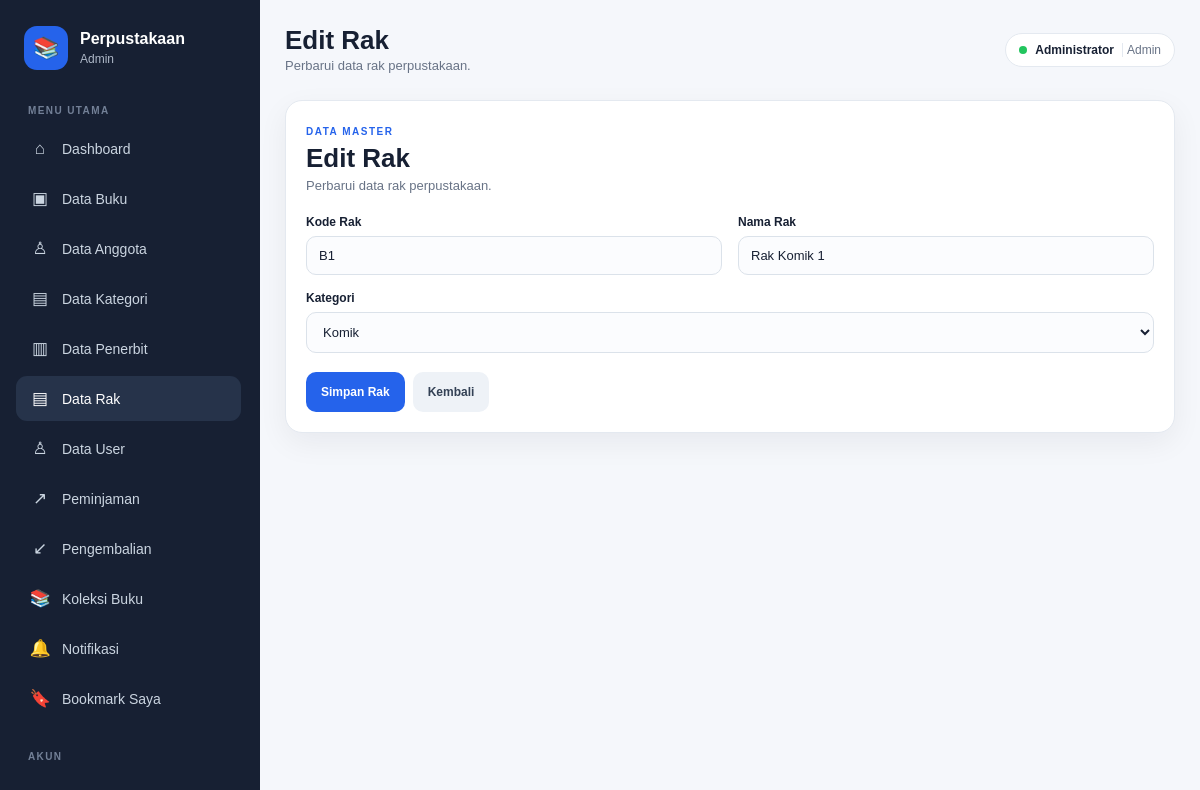
Screenshot of /rak/form.php?id=2 (signed in) with the database file from the repository.
### tables this page shows
CREATE TABLE `rak` (
  `id` int(10) UNSIGNED NOT NULL,
  `kode_rak` varchar(50) NOT NULL,
  `nama_rak` varchar(100) NOT NULL,
  `kategori_id` int(10) UNSIGNED NOT NULL,
  `status_aktif` tinyint(1) NOT NULL DEFAULT 1
);

CREATE TABLE `kategori` (
  `id` int(10) UNSIGNED NOT NULL,
  `kode_kategori` varchar(20) NOT NULL,
  `nama_kategori` varchar(100) NOT NULL
);

### config/app.php (called while the page is built, shortened)
<?php
function url($path = "")
{
  $path = ltrim($path, "/");
  return BASE_URL . ($path !== "" ? "/" . $path : "");
}
if (!function_exists("e")) {
  function e($value)
  {
    return htmlspecialchars((string) $value, ENT_QUOTES, "UTF-8");
  }
}

### rak/form.php (the view, shortened to what this page needs)
<?php
require_once __DIR__ . '/../config/connection.php';
$id = (int)($_GET['id'] ?? $_POST['id'] ?? 0);
$data = ['kode_rak' => '', 'nama_rak' => '', 'kategori_id' => ''];
if ($id > 0) {
    $stmt = $conn->prepare('SELECT * FROM rak WHERE id = ?');
    $stmt->bind_param('i', $id);
    $stmt->execute();
    $data = $stmt->get_result()->fetch_assoc() ?: $data;
}
$kategori = $conn->query('SELECT id, nama_kategori FROM kategori ORDER BY nama_kategori ASC');
$pageTitle = $id > 0 ? 'Edit Rak' : 'Tambah Rak';
$pageDescription = $id > 0 ? 'Perbarui data rak perpustakaan.' : 'Tambahkan rak baru ke perpustakaan.';
require_once __DIR__ . '/../includes/layout_header.php';
?>
<section class="panel form-panel">
    <div class="form-title">
        <span class="page-label">DATA MASTER</span>
        <h1><?= e($pageTitle) ?></h1>
        <p><?= e($pageDescription) ?></p>
    </div>
    <form method="post">
        <div class="form-grid">
            <div>
                <label for="kode_rak">Kode Rak</label>
                <input type="text" id="kode_rak" name="kode_rak" value="<?= e($data['kode_rak']) ?>" placeholder="Contoh: A1" maxlength="30" required>
            </div>
            <div>
                <label for="nama_rak">Nama Rak</label>
                <input type="text" id="nama_rak" name="nama_rak" value="<?= e($data['nama_rak']) ?>" placeholder="Contoh: Rak Novel 1" maxlength="100" required>
            </div>
            <div class="full">
                <label for="kategori_id">Kategori</label>
                <select id="kategori_id" name="kategori_id" required>
                    <?php while ($row = $kategori->fetch_assoc()): ?>
                        <option value="<?= (int)$row['id'] ?>" <?= (int)$row['id'] === (int)$data['kategori_id'] ? 'selected' : '' ?>>
                            <?= e($row['nama_kategori']) ?>
                        </option>
                    <?php endwhile; ?>
                </select>
            </div>
            <div class="full form-actions">
                <button type="submit" class="btn primary">Simpan Rak</button>
                <a href="<?= e(url('rak/index.php')) ?>" class="btn">Kembali</a>
            </div>
        </div>
    </form>
</section>
<?php require_once __DIR__ . '/../includes/layout_footer.php'; ?>

### assets/css/style.css (style rules this page uses)
* { box-sizing: border-box; margin: 0; padding: 0; }
:root { --nav: #172033; --nav-2: #26334a; --primary: #2563eb; --primary-dark: #1d4ed8; --bg: #f5f7fb; --white: #ffffff; --text: #172033; --muted: #687386; --border: #e4e9f0; --green: #047857; --red: #b91c1c; --orange: #c2410c; --shadow: 0 10px 30px rgba(15, 23, 42, 0.06); --shadow-hover: 0 15px 35px rgba(15, 23, 42, 0.10); --radius: 12px; --radius-lg: 17px; }
html { scroll-behavior: smooth; }
body { font-family: Arial, Helvetica, sans-serif; background: var(--bg); color: var(--text); min-height: 100vh; }
a { color: inherit; }
button, input, select, textarea { font-family: inherit; }
.hero-panel, .panel, .stat-card, .summary-card, .search-hero, .search-results { background: #ffffff; border: 1px solid var(--border); border-radius: var(--radius-lg); box-shadow: var(--shadow); }
.panel { padding: 20px; margin-bottom: 20px; }
.page-label { display: inline-block; color: var(--primary); font-size: 10px; font-weight: 800; letter-spacing: 1.5px; }
.btn { display: inline-flex; align-items: center; justify-content: center; min-height: 40px; padding: 9px 14px; border: 1px solid transparent; border-radius: 10px; text-decoration: none; background: #eef2f7; color: #334155; font-weight: 700; font-size: 12px; cursor: pointer; transition: background 0.18s ease, transform 0.18s ease, filter 0.18s ease; }
.btn.primary { background: var(--primary); color: #ffffff; }
.form-panel { max-width: 1000px; }
.form-title { margin-bottom: 22px; }
.form-title h1 { font-size: 26px; margin: 4px 0; }
.form-title p { color: var(--muted); font-size: 13px; }
.form-grid { display: grid; grid-template-columns: repeat(2, minmax(0, 1fr)); gap: 16px; }
.form-grid .full { grid-column: 1 / -1; }
label { display: block; font-size: 12px; font-weight: 700; margin-bottom: 7px; }
input, select, textarea { width: 100%; padding: 11px 12px; border: 1px solid #dbe2ea; border-radius: 10px; background: #fbfcfe; color: var(--text); font: inherit; font-size: 13px; outline: none; transition: border-color 0.18s ease, box-shadow 0.18s ease; }
.form-actions { display: flex; gap: 9px; align-items: center; flex-wrap: wrap; margin-top: 3px; }
.form-actions { display: flex; flex-wrap: wrap; gap: 8px; }

### rows the page displays
rak: kode_rak "B1", nama_rak "Rak Komik 1", kategori_id "Komik"

### other values shown
$level ?: 'User' "Admin"
$pageTitle "Edit Rak"
$pageDescription "Perbarui data rak perpustakaan."
$_SESSION['nama'] "Administrator"
$_SESSION['level'] "Admin"
